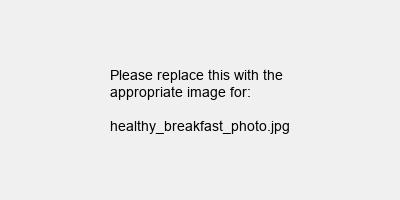
#> input picture temp_images/healthy_breakfast_photo.jpg, 400 x 200 px
$ python create_category_images_from_photos.py
#> lines starting #> are read from the running program, lines starting #| are printed output that depends on the picture
#!/usr/bin/env python3
import os
import json
import shutil
from PIL import Image, ImageDraw, ImageFont

# Define the image paths
image_paths = {
    "healthy_breakfast": "temp_images/healthy_breakfast_photo.jpg",  # Yogurt parfait
    "mediterranean_diet": "temp_images/mediterranean_diet_photo.jpg",  # Mediterranean ingredients
    "protein_rich": "temp_images/protein_rich_photo.jpg"  # Protein sources
}

# Define the categories with their titles and descriptions
categories = [
    {
        "name": "healthy_breakfast",
        "title": "Healthy Breakfast",
        "description": "Start your day with nutritious and energizing meals"
    },
    {
        "name": "mediterranean_diet",
        "title": "Mediterranean Diet",
        "description": "Heart-healthy choices inspired by Mediterranean cuisine"
    },
    {
        "name": "protein_rich",
        "title": "Protein-Rich Meals",
        "description": "High-protein meals for muscle building and recovery"
    }
]

# Base directory for the assets
assets_dir = "foodscannerpro/Assets.xcassets/Categories"

# Function to create an image with text overlay
def create_category_image_with_overlay(source_path, category):
    try:
        # Open the original image
        img = Image.open(source_path)

        # Resize to 180x180
        img = img.resize((360, 360))  # Making it 2x for better quality

        # Create a semi-transparent overlay at the bottom
        draw = ImageDraw.Draw(img)

        # Add a dark gradient overlay at the bottom
        height = img.height
        for i in range(80):
            # Create a gradually increasing opacity from top to bottom of overlay
            opacity = int(180 * (i / 80))  # Max opacity of 180 (out of 255)
            draw.rectangle(
                [(0, height - 80 + i), (img.width, height - 80 + i + 1)],
                fill=(0, 0, 0, opacity)
            )

        # Try to use a nice font, fallback to default if not available
        try:
            title_font = ImageFont.truetype("Arial Bold.ttf", 24)
            desc_font = ImageFont.truetype("Arial.ttf", 14)
        except IOError:
            try:
                # macOS system fonts
                title_font = ImageFont.truetype("/System/Library/Fonts/Supplemental/Arial Bold.ttf", 24)
                desc_font = ImageFont.truetype("/System/Library/Fonts/Supplemental/Arial.ttf", 14)
            except IOError:
                # Default bitmap font as a last resort
                title_font = ImageFont.load_default()
                desc_font = title_font

        # Add title text
        title_text = category["title"]
        title_bbox = draw.textbbox((0, 0), title_text, font=title_font)
        title_width = title_bbox[2] - title_bbox[0]
        title_position = ((img.width - title_width) // 2, height - 60)

        # Add text shadow
        draw.text((title_position[0] + 2, title_position[1] + 2), title_text, font=title_font, fill=(0, 0, 0, 180))
        # Draw title
        draw.text(title_position, title_text, font=title_font, fill=(255, 255, 255, 230))

        # Add description text
        desc_text = category["description"]
        desc_bbox = draw.textbbox((0, 0), desc_text, font=desc_font)
        desc_width = desc_bbox[2] - desc_bbox[0]
        desc_position = ((img.width - desc_width) // 2, height - 30)

        # Draw description
        draw.text(desc_position, desc_text, font=desc_font, fill=(255, 255, 255, 200))

        # Save the image
        target_dir = f"{assets_dir}/{category['name']}.imageset"
        os.makedirs(target_dir, exist_ok=True)

        # Save as 1x, 2x and 3x versions
        img_path_1x = f"{target_dir}/{category['name']}.jpg"
        img_path_2x = f"{target_dir}/{category['name']}@2x.jpg"
        img_path_3x = f"{target_dir}/{category['name']}@3x.jpg"

        # Save the original size as 2x
        img.save(img_path_2x, quality=95)

        # Create and save a 1x version (half size)
        img_1x = img.resize((180, 180), Image.LANCZOS)
        img_1x.save(img_path_1x, quality=90)

        # For 3x, we'll just copy the 2x version since we don't have a larger original
        shutil.copy2(img_path_2x, img_path_3x)

        print(f"Created category image for {category['title']}")
        return True
    except Exception as e:
        print(f"Error creating image for {category['title']}: {str(e)}")
        return False

# Create updated Contents.json for each category
def update_contents_json(category_name):
    contents_path = f"{assets_dir}/{category_name}.imageset/Contents.json"

    contents = {
        "images": [
            {
                "filename": f"{category_name}.jpg",
                "idiom": "universal",
                "scale": "1x"
            },
            {
                "filename": f"{category_name}@2x.jpg",
                "idiom": "universal",
                "scale": "2x"
            },
            {
                "filename": f"{category_name}@3x.jpg",
                "idiom": "universal",
                "scale": "3x"
            }
        ],
        "info": {
            "author": "xcode",
            "version": 1
        }
    }

    with open(contents_path, 'w') as f:
        json.dump(contents, f, indent=2)

    print(f"Updated Contents.json for {category_name}")

# Main process
print("Starting category image processing...")

# Create temp_images directory if it doesn't exist
os.makedirs("temp_images", exist_ok=True)

# Check if the source images exist
missing_images = []
for cat in categories:
    if not os.path.exists(image_paths[cat["name"]]):
        missing_images.append((cat["name"], image_paths[cat["name"]]))

if missing_images:
    print("Warning: Some source images are missing!")
    print("Please save the following images to continue:")
    for name, path in missing_images:
        print(f"  - {path} for {name}")
    print("\nPlease run this script again after saving the images.")
    exit(1)

# Process each category
for cat in categories:
    # Create the category image with overlay
    success = create_category_image_with_overlay(image_paths[cat["name"]], cat)
#> in create_category_image_with_overlay, img is the input picture: PIL image 400x200 RGB; min 0, max 255, mean 235.5
#> in create_category_image_with_overlay, `img = img.resize((360, 360))`:
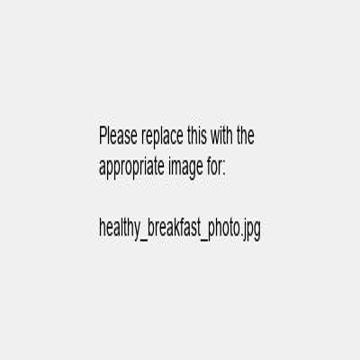
#> img: PIL image 360x360 RGB; min 0, max 255, mean 235.5
#> in create_category_image_with_overlay, `title_bbox = draw.textbbox((0, 0), title_text, font=title_font)`: title_bbox = (0, 5, 215, 28)
#> in create_category_image_with_overlay, `title_width = title_bbox[2] - title_bbox[0]`: title_width = 215
#> in create_category_image_with_overlay, `title_position = ((img.width - title_width) // 2, height - 60)`: title_position = (72, 300)
#> in create_category_image_with_overlay, `desc_bbox = draw.textbbox((0, 0), desc_text, font=desc_font)`: desc_bbox = (0, 2, 361, 16)
#> in create_category_image_with_overlay, `desc_width = desc_bbox[2] - desc_bbox[0]`: desc_width = 361
#> in create_category_image_with_overlay, `desc_position = ((img.width - desc_width) // 2, height - 30)`: desc_position = (-1, 330)
#> in create_category_image_with_overlay, `img.save(img_path_2x, quality=95)`:
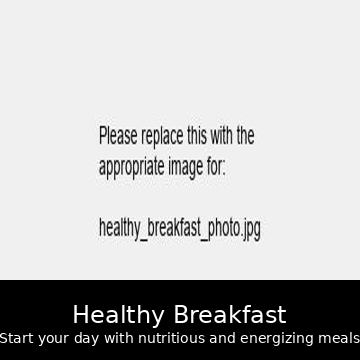
#> saved as healthy_breakfast@2x.jpg: PIL image 360x360 RGB; min 0, max 255, mean 186.4
#> in create_category_image_with_overlay, `img_1x = img.resize((180, 180), Image.LANCZOS)`:
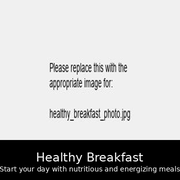
#> img_1x: PIL image 180x180 RGB; min 0, max 255, mean 186.7

    if success:
        # Update Contents.json
        update_contents_json(cat["name"])
#> pass 2 of the loop `for cat in categories:`:
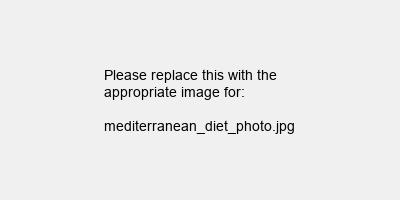
#> input picture temp_images/mediterranean_diet_photo.jpg, 400 x 200 px
#> in create_category_image_with_overlay, img is the input picture: PIL image 400x200 RGB; min 0, max 255, mean 235.5
#> in create_category_image_with_overlay (call 2), `img = img.resize((360, 360))`:
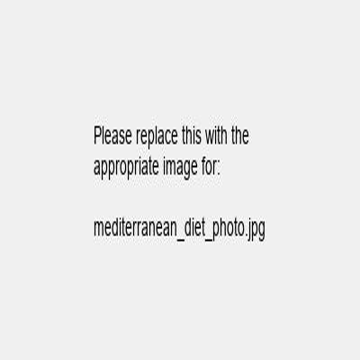
#> img: PIL image 360x360 RGB; min 0, max 255, mean 235.5
#> title_bbox = (0, 5, 232, 23)
#> title_width = 232
#> title_position = (64, 300)
#> desc_bbox = (0, 2, 396, 16)
#> desc_width = 396
#> desc_position = (-18, 330)
#> in create_category_image_with_overlay (call 2), `img_1x = img.resize((180, 180), Image.LANCZOS)`:
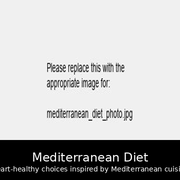
#> img_1x: PIL image 180x180 RGB; min 0, max 255, mean 186.8
#> pass 3 of the loop `for cat in categories:`:
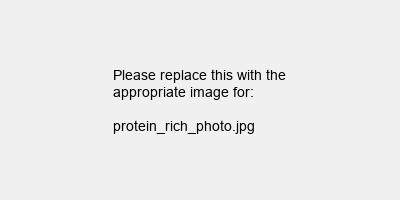
#> input picture temp_images/protein_rich_photo.jpg, 400 x 200 px
#> in create_category_image_with_overlay, img is the input picture: PIL image 400x200 RGB; min 0, max 255, mean 236
#> in create_category_image_with_overlay (call 3), `img = img.resize((360, 360))`:
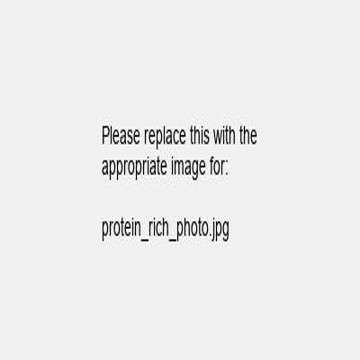
#> img: PIL image 360x360 RGB; min 0, max 255, mean 235.9
#> title_bbox = (0, 5, 222, 23)
#> title_width = 222
#> title_position = (69, 300)
#> desc_bbox = (0, 2, 369, 16)
#> desc_width = 369
#> desc_position = (-5, 330)
#> in create_category_image_with_overlay (call 3), `img_1x = img.resize((180, 180), Image.LANCZOS)`:
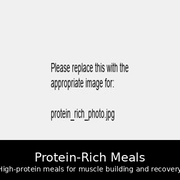
#> img_1x: PIL image 180x180 RGB; min 0, max 255, mean 187.1

print("\nAll category images have been processed!")
print("Now when you run your app, it will show the real food photos in the category cards.")
